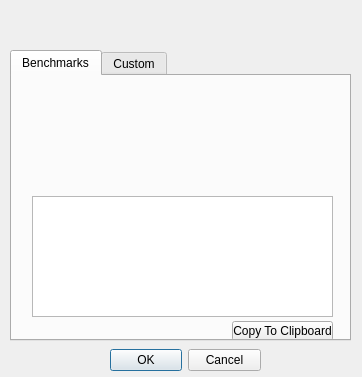
<?xml version="1.0" encoding="UTF-8"?>
<ui version="4.0">
 <class>cost_func_selection</class>
 <widget class="QWidget" name="cost_func_selection">
  <property name="geometry">
   <rect>
    <x>0</x>
    <y>0</y>
    <width>362</width>
    <height>377</height>
   </rect>
  </property>
  <property name="windowTitle">
   <string>Cost Function Builder</string>
  </property>
  <widget class="QDialogButtonBox" name="buttonBox">
   <property name="geometry">
    <rect>
     <x>110</x>
     <y>340</y>
     <width>151</width>
     <height>40</height>
    </rect>
   </property>
   <property name="standardButtons">
    <set>QDialogButtonBox::Cancel|QDialogButtonBox::Ok</set>
   </property>
  </widget>
  <widget class="QTabWidget" name="tabs">
   <property name="geometry">
    <rect>
     <x>10</x>
     <y>50</y>
     <width>341</width>
     <height>291</height>
    </rect>
   </property>
   <property name="currentIndex">
    <number>0</number>
   </property>
   <widget class="QWidget" name="benchmark_tab">
    <attribute name="title">
     <string>Benchmarks</string>
    </attribute>
    <widget class="QTextEdit" name="benchmark_text">
     <property name="enabled">
      <bool>true</bool>
     </property>
     <property name="geometry">
      <rect>
       <x>20</x>
       <y>120</y>
       <width>301</width>
       <height>121</height>
      </rect>
     </property>
     <property name="readOnly">
      <bool>true</bool>
     </property>
     <property name="html">
      <string>&lt;!DOCTYPE HTML PUBLIC &quot;-//W3C//DTD HTML 4.0//EN&quot; &quot;http://www.w3.org/TR/REC-html40/strict.dtd&quot;&gt;
&lt;html&gt;&lt;head&gt;&lt;meta name=&quot;qrichtext&quot; content=&quot;1&quot; /&gt;&lt;style type=&quot;text/css&quot;&gt;
p, li { white-space: pre-wrap; }
&lt;/style&gt;&lt;/head&gt;&lt;body style=&quot; font-family:'MS Shell Dlg 2'; font-size:8.25pt; font-weight:400; font-style:normal;&quot;&gt;
&lt;p style=&quot;-qt-paragraph-type:empty; margin-top:0px; margin-bottom:0px; margin-left:0px; margin-right:0px; -qt-block-indent:0; text-indent:0px; font-size:8pt;&quot;&gt;&lt;br /&gt;&lt;/p&gt;&lt;/body&gt;&lt;/html&gt;</string>
     </property>
    </widget>
    <widget class="QFrame" name="groupBox">
     <property name="geometry">
      <rect>
       <x>20</x>
       <y>0</y>
       <width>291</width>
       <height>111</height>
      </rect>
     </property>
     <layout class="QVBoxLayout" name="verticalLayout"/>
    </widget>
    <widget class="QPushButton" name="copy_button">
     <property name="geometry">
      <rect>
       <x>220</x>
       <y>245</y>
       <width>101</width>
       <height>20</height>
      </rect>
     </property>
     <property name="text">
      <string>Copy To Clipboard</string>
     </property>
    </widget>
   </widget>
   <widget class="QWidget" name="custom_tab">
    <attribute name="title">
     <string>Custom</string>
    </attribute>
    <widget class="QTextEdit" name="custom_text">
     <property name="geometry">
      <rect>
       <x>20</x>
       <y>10</y>
       <width>301</width>
       <height>131</height>
      </rect>
     </property>
     <property name="html">
      <string>&lt;!DOCTYPE HTML PUBLIC &quot;-//W3C//DTD HTML 4.0//EN&quot; &quot;http://www.w3.org/TR/REC-html40/strict.dtd&quot;&gt;
&lt;html&gt;&lt;head&gt;&lt;meta name=&quot;qrichtext&quot; content=&quot;1&quot; /&gt;&lt;style type=&quot;text/css&quot;&gt;
p, li { white-space: pre-wrap; }
&lt;/style&gt;&lt;/head&gt;&lt;body style=&quot; font-family:'MS Shell Dlg 2'; font-size:8.25pt; font-weight:400; font-style:normal;&quot;&gt;
&lt;p style=&quot; margin-top:0px; margin-bottom:0px; margin-left:0px; margin-right:0px; -qt-block-indent:0; text-indent:0px;&quot;&gt;&lt;span style=&quot; font-size:8pt; color:#5500ff;&quot;&gt;def&lt;/span&gt;&lt;span style=&quot; font-size:8pt;&quot;&gt; my_cost_function(self, solution):&lt;/span&gt;&lt;/p&gt;
&lt;p style=&quot; margin-top:0px; margin-bottom:0px; margin-left:0px; margin-right:0px; -qt-block-indent:0; text-indent:0px;&quot;&gt;&lt;span style=&quot; font-size:8pt;&quot;&gt;    &lt;/span&gt;&lt;span style=&quot; font-size:8pt; color:#5500ff;&quot;&gt;return&lt;/span&gt;&lt;span style=&quot; font-size:8pt;&quot;&gt; np.sum(solution)&lt;/span&gt;&lt;/p&gt;&lt;/body&gt;&lt;/html&gt;</string>
     </property>
    </widget>
    <widget class="QLabel" name="label">
     <property name="geometry">
      <rect>
       <x>10</x>
       <y>160</y>
       <width>321</width>
       <height>71</height>
      </rect>
     </property>
     <property name="font">
      <font>
       <pointsize>7</pointsize>
      </font>
     </property>
     <property name="text">
      <string>&lt;html&gt;&lt;head/&gt;&lt;body&gt;&lt;p&gt;Instructions:&lt;br/&gt;Define a function with parameters &lt;span style=&quot; font-style:italic;&quot;&gt;self &lt;/span&gt;and &lt;span style=&quot; font-style:italic;&quot;&gt;solution.  &amp;quot;solution&amp;quot; &lt;/span&gt; is an only  1D numpy array and it represents the current solution candidate to evaluate.&lt;br/&gt;Use &lt;span style=&quot; font-style:italic;&quot;&gt;np&lt;/span&gt; as prefix for using numpy functions e.g. &lt;span style=&quot; font-style:italic;&quot;&gt;np.sum()&lt;br/&gt;&lt;/span&gt;use &lt;span style=&quot; color:#0000ff;&quot;&gt;return &lt;/span&gt;&lt;span style=&quot; color:#000000;&quot;&gt;as the final statement to return the cost of a solution.&lt;/span&gt;&lt;/p&gt;&lt;/body&gt;&lt;/html&gt;</string>
     </property>
     <property name="wordWrap">
      <bool>true</bool>
     </property>
    </widget>
    <widget class="QPushButton" name="paste_button">
     <property name="geometry">
      <rect>
       <x>213</x>
       <y>140</y>
       <width>111</width>
       <height>23</height>
      </rect>
     </property>
     <property name="text">
      <string>Paste from Clipboard</string>
     </property>
    </widget>
   </widget>
  </widget>
  <widget class="QWidget" name="varsizewidget" native="true">
   <property name="geometry">
    <rect>
     <x>10</x>
     <y>0</y>
     <width>341</width>
     <height>51</height>
    </rect>
   </property>
    <layout class="QFormLayout" name="verticalLayout_2"/>
  </widget>
 </widget>
 <resources/>
 <connections>
  <connection>
   <sender>label</sender>
   <signal>linkActivated(QString)</signal>
   <receiver>benchmark_text</receiver>
   <slot>hide()</slot>
   <hints>
    <hint type="sourcelabel">
     <x>182</x>
     <y>227</y>
    </hint>
    <hint type="destinationlabel">
     <x>182</x>
     <y>212</y>
    </hint>
   </hints>
  </connection>
 </connections>
</ui>
